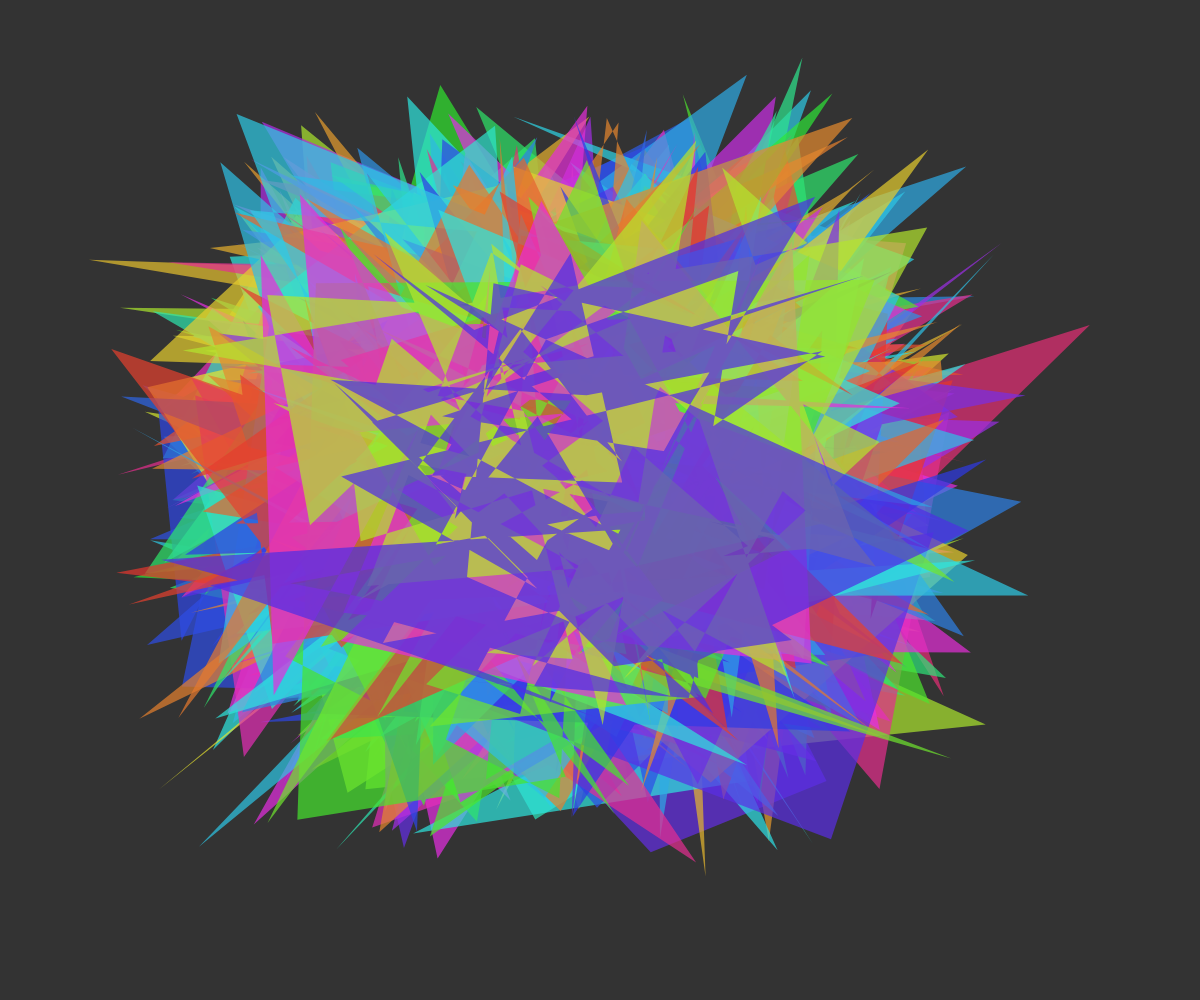
Frame 1 (no input)
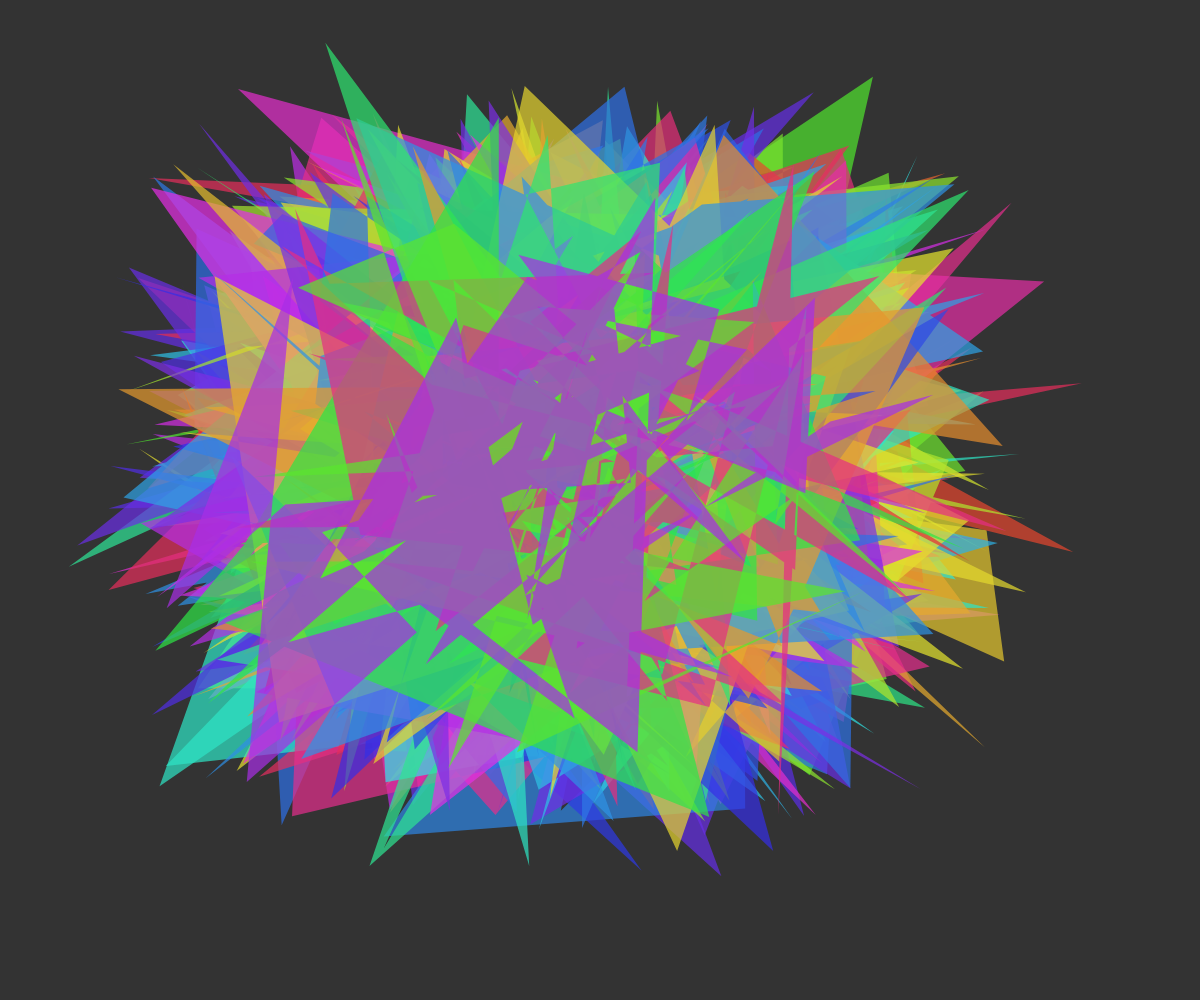
Frame 60 (no input)
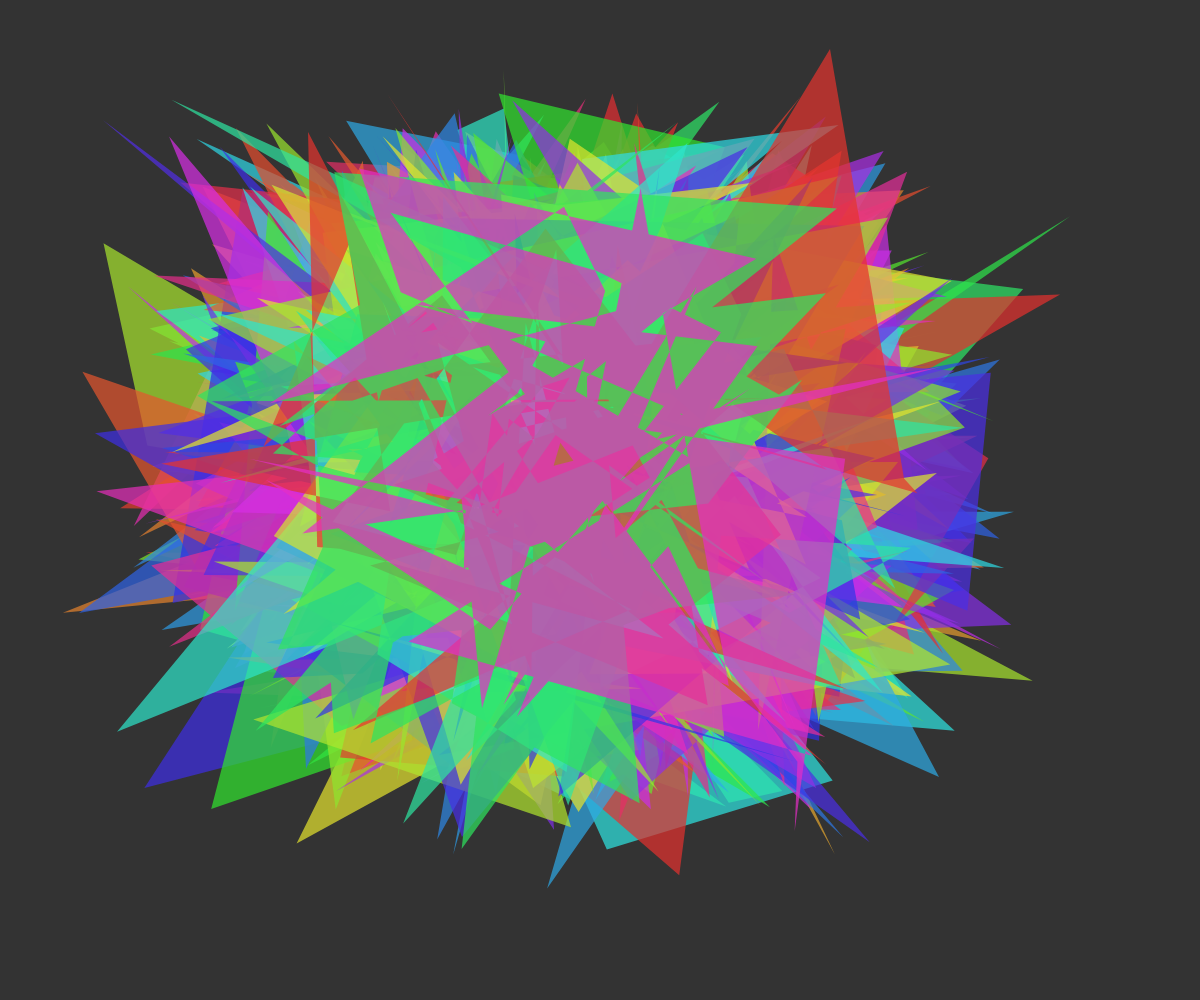
Frame 120 (the mouse pressed at the canvas centre since frame 60)

The p5.js sketch that drew these frames (run headless with seeded random() and noise() and a simulated clock; from frame 60 on, the mouse is pressed at the canvas centre):

// p5.js sketch
// ── sketch.js
let lines = [];
const lineCount = 100;
const segmentCount = 50;

function setup() {
  createCanvas(windowWidth, windowHeight);
  noStroke();
  colorMode(HSB, 360, 100, 100, 1);
  
  for (let i = 0; i < lineCount; i++) {
    lines.push({
      points: [],
      hue: random(360),
      speed: random(0.005, 0.02),
      timeOffset: random(1000)
    });
    
    // Initialize points for each line
    for (let j = 0; j < segmentCount; j++) {
      lines[i].points.push({
        x: random(width),
        y: random(height),
        tx: random(1000),
        ty: random(1000)
      });
    }
  }
}

function draw() {
  background(20);
  
  for (let i = 0; i < lines.length; i++) {
    const line = lines[i];
    
    // Update and draw each point in the line
    beginShape();
    for (let j = 0; j < line.points.length; j++) {
      const point = line.points[j];
      
      // Animate point position using noise
      point.tx += line.speed;
      point.ty += line.speed;
      
      point.x = noise(point.tx) * width;
      point.y = noise(point.ty) * height;
      
      // Apply some additional sway to make it more organic
      point.x += sin(frameCount * 0.01 + point.tx) * 20;
      point.y += cos(frameCount * 0.01 + point.ty) * 20;
      
      // Make the line color shift over time
      const hue = (line.hue + frameCount * 0.5) % 360;
      fill(hue, 80, 90, 0.7);
      
      vertex(point.x, point.y);
    }
    endShape();
  }
}

function windowResized() {
  resizeCanvas(windowWidth, windowHeight);
}
